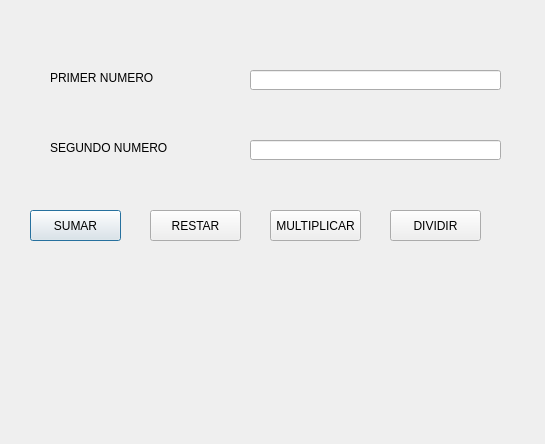
<?xml version="1.0" encoding="UTF-8"?>
<ui version="4.0">
 <class>Dialog</class>
 <widget class="QDialog" name="Dialog">
  <property name="geometry">
   <rect>
    <x>0</x>
    <y>0</y>
    <width>545</width>
    <height>444</height>
   </rect>
  </property>
  <property name="windowTitle">
   <string>Dialog</string>
  </property>
  <widget class="QLabel" name="label">
   <property name="geometry">
    <rect>
     <x>50</x>
     <y>70</y>
     <width>141</width>
     <height>16</height>
    </rect>
   </property>
   <property name="text">
    <string>PRIMER NUMERO</string>
   </property>
  </widget>
  <widget class="QLineEdit" name="num1">
   <property name="geometry">
    <rect>
     <x>250</x>
     <y>70</y>
     <width>251</width>
     <height>20</height>
    </rect>
   </property>
  </widget>
  <widget class="QLabel" name="label_2">
   <property name="geometry">
    <rect>
     <x>50</x>
     <y>140</y>
     <width>141</width>
     <height>16</height>
    </rect>
   </property>
   <property name="text">
    <string>SEGUNDO NUMERO</string>
   </property>
  </widget>
  <widget class="QLineEdit" name="num2">
   <property name="geometry">
    <rect>
     <x>250</x>
     <y>140</y>
     <width>251</width>
     <height>20</height>
    </rect>
   </property>
  </widget>
  <widget class="QPushButton" name="btn_sumar">
   <property name="geometry">
    <rect>
     <x>30</x>
     <y>210</y>
     <width>91</width>
     <height>31</height>
    </rect>
   </property>
   <property name="text">
    <string>SUMAR</string>
   </property>
  </widget>
  <widget class="QPushButton" name="btn_restar">
   <property name="geometry">
    <rect>
     <x>150</x>
     <y>210</y>
     <width>91</width>
     <height>31</height>
    </rect>
   </property>
   <property name="text">
    <string>RESTAR</string>
   </property>
  </widget>
  <widget class="QPushButton" name="btn_multiplicar">
   <property name="geometry">
    <rect>
     <x>270</x>
     <y>210</y>
     <width>91</width>
     <height>31</height>
    </rect>
   </property>
   <property name="text">
    <string>MULTIPLICAR</string>
   </property>
  </widget>
  <widget class="QPushButton" name="btn_dividir">
   <property name="geometry">
    <rect>
     <x>390</x>
     <y>210</y>
     <width>91</width>
     <height>31</height>
    </rect>
   </property>
   <property name="text">
    <string>DIVIDIR</string>
   </property>
  </widget>
  <widget class="QLabel" name="resultado">
   <property name="geometry">
    <rect>
     <x>40</x>
     <y>280</y>
     <width>441</width>
     <height>81</height>
    </rect>
   </property>
   <property name="font">
    <font>
     <pointsize>14</pointsize>
     <weight>75</weight>
     <bold>true</bold>
    </font>
   </property>
   <property name="text">
    <string/>
   </property>
  </widget>
 </widget>
 <resources/>
 <connections/>
</ui>
